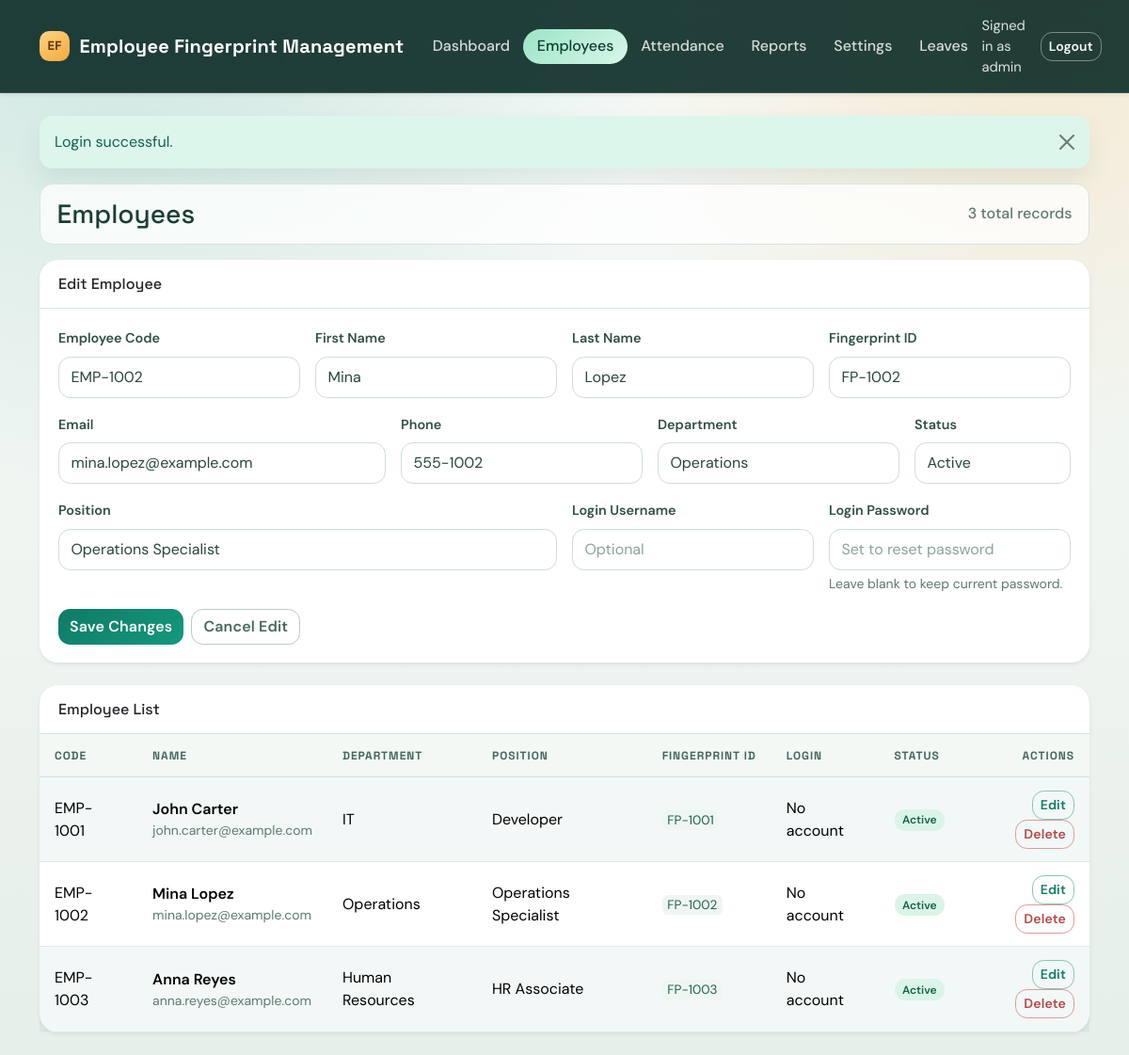
Page /index.php?page=employees&edit=2 (signed in) on the committed database.
### tables this page shows
CREATE TABLE IF NOT EXISTS users (
    id INT UNSIGNED AUTO_INCREMENT PRIMARY KEY,
    username VARCHAR(50) NOT NULL UNIQUE,
    password_hash VARCHAR(255) NOT NULL,
    role ENUM('admin', 'manager', 'employee') NOT NULL DEFAULT 'admin',
    created_at DATETIME NOT NULL DEFAULT CURRENT_TIMESTAMP
);

CREATE TABLE IF NOT EXISTS employees (
    id INT UNSIGNED AUTO_INCREMENT PRIMARY KEY,
    employee_code VARCHAR(30) NOT NULL UNIQUE,
    first_name VARCHAR(100) NOT NULL,
    last_name VARCHAR(100) NOT NULL,
    email VARCHAR(150) NULL,
    phone VARCHAR(30) NULL,
    department_id INT UNSIGNED NULL,
    position VARCHAR(120) NULL,
    status ENUM('active', 'inactive') NOT NULL DEFAULT 'active',
    fingerprint_id VARCHAR(100) NOT NULL UNIQUE,
    created_at DATETIME NOT NULL DEFAULT CURRENT_TIMESTAMP,
    updated_at DATETIME NOT NULL DEFAULT CURRENT_TIMESTAMP ON UPDATE CURRENT_TIMESTAMP,
    CONSTRAINT fk_employees_department FOREIGN KEY (department_id) REFERENCES departments(id) ON DELETE SET NULL
);

CREATE TABLE IF NOT EXISTS departments (
    id INT UNSIGNED AUTO_INCREMENT PRIMARY KEY,
    name VARCHAR(100) NOT NULL UNIQUE,
    created_at DATETIME NOT NULL DEFAULT CURRENT_TIMESTAMP
);

### includes/helpers.php (called while the page is built, shortened)
<?php
function h($value)
{
    return htmlspecialchars((string) $value, ENT_QUOTES, 'UTF-8');
}
function app_base_path()
{
    static $basePath = null;
    if ($basePath !== null) {
        return $basePath;
    }
    $documentRoot = realpath($_SERVER['DOCUMENT_ROOT'] ?? '');
    $projectRoot = realpath(__DIR__ . '/..');
    if ($documentRoot && $projectRoot) {
        $documentRoot = str_replace('\\', '/', $documentRoot);
        $projectRoot = str_replace('\\', '/', $projectRoot);
    }
    $basePath = '';
    return $basePath;
}
function url($path = '')
{
    $base = app_base_path();
    $path = ltrim((string) $path, '/');
    if ($base === '') {
        return '/' . $path;
    }
    return rtrim($base, '/') . '/' . $path;
}
function get_flash()
{
    $flash = $_SESSION['flash'];
    return $flash;
}
function table_has_column($table, $column)
{
    static $cache = array();
    $key = (string) $table . '.' . (string) $column;
    if (array_key_exists($key, $cache)) {
        return $cache[$key];
    }
    try {
        $statement = db()->prepare('SHOW COLUMNS FROM `' . str_replace('`', '', (string) $table) . '` LIKE :column_name');
        $statement->execute(array('column_name' => (string) $column));
        $cache[$key] = (bool) $statement->fetch();
    } catch (Throwable $throwable) {
        $cache[$key] = false;
    }
    return $cache[$key];
}

### config/database.php (called while the page is built, shortened)
<?php
function db()
{
    static $pdo = null;
    if ($pdo instanceof PDO) {
        return $pdo;
    }
    $host = getenv('DB_HOST') ?: '127.0.0.1';
    $port = getenv('DB_PORT') ?: '3306';
    $name = getenv('DB_NAME') ?: 'employee_fingerprint';
    $user = getenv('DB_USER') ?: 'root';
    $pass = getenv('DB_PASS') ?: '';
    $dsn = sprintf('mysql:host=%s;port=%s;dbname=%s;charset=utf8mb4', $host, $port, $name);
    try {
        $pdo = new PDO(
            $dsn,
            $user,
            $pass,
            array(
                PDO::ATTR_ERRMODE => PDO::ERRMODE_EXCEPTION,
                PDO::ATTR_DEFAULT_FETCH_MODE => PDO::FETCH_ASSOC,
                PDO::ATTR_EMULATE_PREPARES => false,
            )
        );
    } catch (PDOException $exception) {
        http_response_code(500);
        exit('Database connection failed: ' . htmlspecialchars($exception->getMessage(), ENT_QUOTES, 'UTF-8'));
    }
    return $pdo;
}

### includes/auth.php (called while the page is built, shortened)
<?php
require_once __DIR__ . '/../config/database.php';
require_once __DIR__ . '/helpers.php';
function is_logged_in()
{
    return isset($_SESSION['user_id']);
}
function users_support_employee_link()
{
    return table_has_column('users', 'employee_id');
}
function current_user()
{
    static $cachedUser = false;
    if ($cachedUser !== false) {
        return $cachedUser;
    }
    if (users_support_employee_link()) {
        $statement = db()->prepare(
            "SELECT u.id, u.username, u.role, u.employee_id,
                    e.employee_code,
                    CONCAT(e.first_name, ' ', e.last_name) AS employee_name
             FROM users u
             LEFT JOIN employees e ON e.id = u.employee_id
             WHERE u.id = :id
             LIMIT 1"
        );
    }
    $statement->execute(array('id' => $_SESSION['user_id']));
    $user = $statement->fetch();
    $cachedUser = $user;
    return $cachedUser;
}
function is_admin()
{
    $user = current_user();
    return is_array($user) && (($user['role'] ?? '') === 'admin');
}

### pages/employees.php (the view, shortened to what this page needs)
<?php
$pdo = db();
$canLinkUsers = users_support_employee_link();
$departments = $pdo->query('SELECT id, name FROM departments ORDER BY name ASC')->fetchAll();
if ($canLinkUsers) {
    $employees = $pdo->query(
        "SELECT e.*, d.name AS department_name, u.username AS login_username
         FROM employees e
         LEFT JOIN departments d ON d.id = e.department_id
         LEFT JOIN users u ON u.employee_id = e.id
         ORDER BY e.created_at DESC"
    )->fetchAll();
}
$editEmployee = null;
$editId = isset($_GET['edit']) ? (int) $_GET['edit'] : 0;
if ($editId > 0) {
    if ($canLinkUsers) {
        $statement = $pdo->prepare(
            'SELECT e.*, u.username AS login_username
             FROM employees e
             LEFT JOIN users u ON u.employee_id = e.id
             WHERE e.id = :id
             LIMIT 1'
        );
    }
    $statement->execute(array('id' => $editId));
    $editEmployee = $statement->fetch();
}
$isEditing = is_array($editEmployee);
?>
<div class="d-flex justify-content-between align-items-center page-header">
    <h1 class="h3 mb-0">Employees</h1>
    <span class="text-muted"><?= h((string) count($employees)); ?> total records</span>
</div>
<div class="card border-0 shadow-sm mb-4">
    <div class="card-header bg-white">
        <h2 class="h6 mb-0"><?= $isEditing ? 'Edit Employee' : 'Add Employee'; ?></h2>
    </div>
    <div class="card-body">
        <form method="post" action="<?= h(url('index.php?page=employees')); ?>">
            <div class="row g-3">
                <div class="col-md-3">
                    <label class="form-label">Employee Code</label>
                    <input class="form-control" name="employee_code" required value="<?= h($editEmployee['employee_code'] ?? ''); ?>">
                </div>
                <div class="col-md-3">
                    <label class="form-label">First Name</label>
                    <input class="form-control" name="first_name" required value="<?= h($editEmployee['first_name'] ?? ''); ?>">
                </div>
                <div class="col-md-3">
                    <label class="form-label">Last Name</label>
                    <input class="form-control" name="last_name" required value="<?= h($editEmployee['last_name'] ?? ''); ?>">
                </div>
                <div class="col-md-3">
                    <label class="form-label">Fingerprint ID</label>
                    <input class="form-control" name="fingerprint_id" required value="<?= h($editEmployee['fingerprint_id'] ?? ''); ?>">
                </div>
                <div class="col-md-4">
                    <label class="form-label">Email</label>
                    <input class="form-control" name="email" type="email" value="<?= h($editEmployee['email'] ?? ''); ?>">
                </div>
                <div class="col-md-3">
                    <label class="form-label">Phone</label>
                    <input class="form-control" name="phone" value="<?= h($editEmployee['phone'] ?? ''); ?>">
                </div>
                <div class="col-md-3">
                    <label class="form-label">Department</label>
                    <select class="form-select" name="department_id">
                        <?php foreach ($departments as $department): ?>
                            <option
                                value="<?= h((string) $department['id']); ?>"
                                <?= isset($editEmployee['department_id']) && (int) $editEmployee['department_id'] === (int) $department['id'] ? 'selected' : ''; ?>
                            >
                                <?= h($department['name']); ?>
                            </option>
                        <?php endforeach; ?>
                    </select>
                </div>
                <div class="col-md-2">
                    <label class="form-label">Status</label>
                    <select class="form-select" name="status">
                        <option value="active" <?= ($editEmployee['status'] ?? 'active') === 'active' ? 'selected' : ''; ?>>Active</option>
                    </select>
                </div>
                <div class="col-md-6">
                    <label class="form-label">Position</label>
                    <input class="form-control" name="position" value="<?= h($editEmployee['position'] ?? ''); ?>">
                </div>
                <?php if ($canLinkUsers): ?>
                    <div class="col-md-3">
                        <label class="form-label">Login Username</label>
                        <input class="form-control" name="login_username" value="<?= h($editEmployee['login_username'] ?? ''); ?>" placeholder="Optional">
                    </div>
                    <div class="col-md-3">
                        <label class="form-label">Login Password</label>
                        <input class="form-control" type="password" name="login_password" placeholder="<?= $isEditing ? 'Set to reset password' : 'Required to create login'; ?>">
                        <div class="form-text"><?= $isEditing ? 'Leave blank to keep current password.' : 'Fill together with username to create a user login.'; ?></div>
                    </div>
                <?php else: ?>
                    <div class="col-12">
                        <div class="alert alert-warning mb-0">Database migration is required to enable employee login account linking.</div>
                    </div>
                <?php endif; ?>
            </div>
            <div class="mt-3 d-flex gap-2">
                <button class="btn btn-primary" type="submit"><?= $isEditing ? 'Save Changes' : 'Create Employee'; ?></button>
                <?php if ($isEditing): ?>
                    <a class="btn btn-outline-secondary" href="<?= h(url('index.php?page=employees')); ?>">Cancel Edit</a>
                <?php endif; ?>
            </div>
        </form>
    </div>
</div>
<div class="card border-0 shadow-sm">
    <div class="card-header bg-white">
        <h2 class="h6 mb-0">Employee List</h2>
    </div>
    <div class="table-responsive">
        <table class="table app-table table-striped mb-0 align-middle">
            <thead>
            <tr>
                <th>Code</th>
                <th>Name</th>
                <th>Department</th>
                <th>Position</th>
                <th>Fingerprint ID</th>
                <th>Login</th>
                <th>Status</th>
                <th class="text-end">Actions</th>
            </tr>
            </thead>
            <tbody>
            <?php if (!$employees): ?>
                <tr><td colspan="8" class="text-center text-muted py-4">No employees found.</td></tr>
            <?php else: ?>
                <?php foreach ($employees as $employee): ?>
                    <tr>
                        <td><?= h($employee['employee_code']); ?></td>
                        <td>
                            <div class="fw-semibold"><?= h($employee['first_name'] . ' ' . $employee['last_name']); ?></div>
                            <div class="small text-muted"><?= h($employee['email'] ?: '-'); ?></div>
                        </td>
                        <td><?= h($employee['department_name'] ?: '-'); ?></td>
                        <td><?= h($employee['position'] ?: '-'); ?></td>
                        <td><code><?= h($employee['fingerprint_id']); ?></code></td>
                        <td><?= h($employee['login_username'] ?: 'No account'); ?></td>
                        <td>
                            <?php if ($employee['status'] === 'active'): ?>
                                <span class="badge text-bg-success">Active</span>
                            <?php else: ?>
                                <span class="badge text-bg-secondary">Inactive</span>
                            <?php endif; ?>
                        </td>
                        <td class="text-end">
                            <a class="btn btn-sm btn-outline-primary" href="<?= h(url('index.php?page=employees&edit=' . (int) $employee['id'])); ?>">Edit</a>
                            <form method="post" action="<?= h(url('index.php?page=employees')); ?>" class="d-inline">
                                <button type="submit" class="btn btn-sm btn-outline-danger" onclick="return confirm('Delete this employee?');">Delete</button>
                            </form>
                        </td>
                    </tr>
                <?php endforeach; ?>
            <?php endif; ?>
            </tbody>
        </table>
    </div>
</div>

### includes/header.php (shortened to what this page needs)
<?php
$currentPage = $currentPage ?? '';
$flash = get_flash();
$user = current_user();
$isAdminUser = is_admin();
?>
<!doctype html>
<html lang="en">
<head>
    <link href="https://cdn.jsdelivr.net/npm/bootstrap@5.3.3/dist/css/bootstrap.min.css" rel="stylesheet">
    <link href="<?= h(url('assets/css/style.css')); ?>" rel="stylesheet">
</head>
<body class="app-bg">
<?php if ($user): ?>
<nav class="navbar navbar-expand-lg navbar-dark app-nav shadow-sm">
    <div class="container-xl">
        <a class="navbar-brand app-brand" href="<?= h(url('index.php?page=dashboard')); ?>">
            <span class="brand-mark">EF</span>
            <span class="brand-text"><?= h(APP_NAME); ?></span>
        </a>
        <div class="collapse navbar-collapse" id="mainNav">
            <ul class="navbar-nav me-auto mb-2 mb-lg-0 app-nav-links">
                <?php if ($isAdminUser): ?>
                    <li class="nav-item"><a class="nav-link <?= $currentPage === 'dashboard' ? 'active' : ''; ?>" href="<?= h(url('index.php?page=dashboard')); ?>">Dashboard</a></li>
                    <li class="nav-item"><a class="nav-link <?= $currentPage === 'employees' ? 'active' : ''; ?>" href="<?= h(url('index.php?page=employees')); ?>">Employees</a></li>
                    <li class="nav-item"><a class="nav-link <?= $currentPage === 'attendance' ? 'active' : ''; ?>" href="<?= h(url('index.php?page=attendance')); ?>">Attendance</a></li>
                    <li class="nav-item"><a class="nav-link <?= $currentPage === 'reports' ? 'active' : ''; ?>" href="<?= h(url('index.php?page=reports')); ?>">Reports</a></li>
                    <li class="nav-item"><a class="nav-link <?= $currentPage === 'settings' ? 'active' : ''; ?>" href="<?= h(url('index.php?page=settings')); ?>">Settings</a></li>
                <?php else: ?>
                    <li class="nav-item"><a class="nav-link <?= $currentPage === 'mobile-attendance' ? 'active' : ''; ?>" href="<?= h(url('index.php?page=mobile-attendance')); ?>">Mobile Attendance</a></li>
                <?php endif; ?>
                <li class="nav-item"><a class="nav-link <?= $currentPage === 'leaves' ? 'active' : ''; ?>" href="<?= h(url('index.php?page=leaves')); ?>">Leaves</a></li>
            </ul>
            <span class="navbar-text app-user me-3">Signed in as <?= h($user['employee_name'] ?? $user['username']); ?></span>
            <a class="btn btn-outline-light btn-sm app-logout" href="<?= h(url('index.php?page=logout')); ?>">Logout</a>
        </div>
    </div>
</nav>
<?php endif; ?>
<main class="container-xl py-4 app-main">
    <?php if ($flash): ?>
        <div class="alert app-alert alert-<?= h($flash['type']); ?> alert-dismissible fade show" role="alert">
            <?= h($flash['message']); ?>
            <button type="button" class="btn-close" data-bs-dismiss="alert" aria-label="Close"></button>
        </div>
    <?php endif; ?>

### rows in the picture
users: username "admin"
employees: employee_code "EMP-1002", first_name "Mina", last_name "Lopez", fingerprint_id "FP-1002", email "mina.lopez@example.com", phone "555-1002", department_id "Operations", status "Active", position "Operations Specialist", first_name+last_name "Mina Lopez", department.name "Operations", fingerprint "FP-1002", login_username "No account"
employees: employee_code "EMP-1001", first_name+last_name "John Carter", email "john.carter@example.com", department.name "IT", position "Developer", fingerprint "FP-1001", login_username "No account", status "Active"
employees: employee_code "EMP-1003", first_name+last_name "Anna Reyes", email "anna.reyes@example.com", department.name "Human Resources", position "HR Associate", fingerprint "FP-1003", login_username "No account", status "Active"

### other values in the picture
APP_NAME "Employee Fingerprint Management"
$flash['message'] "Login successful."
count($employees) "3"
